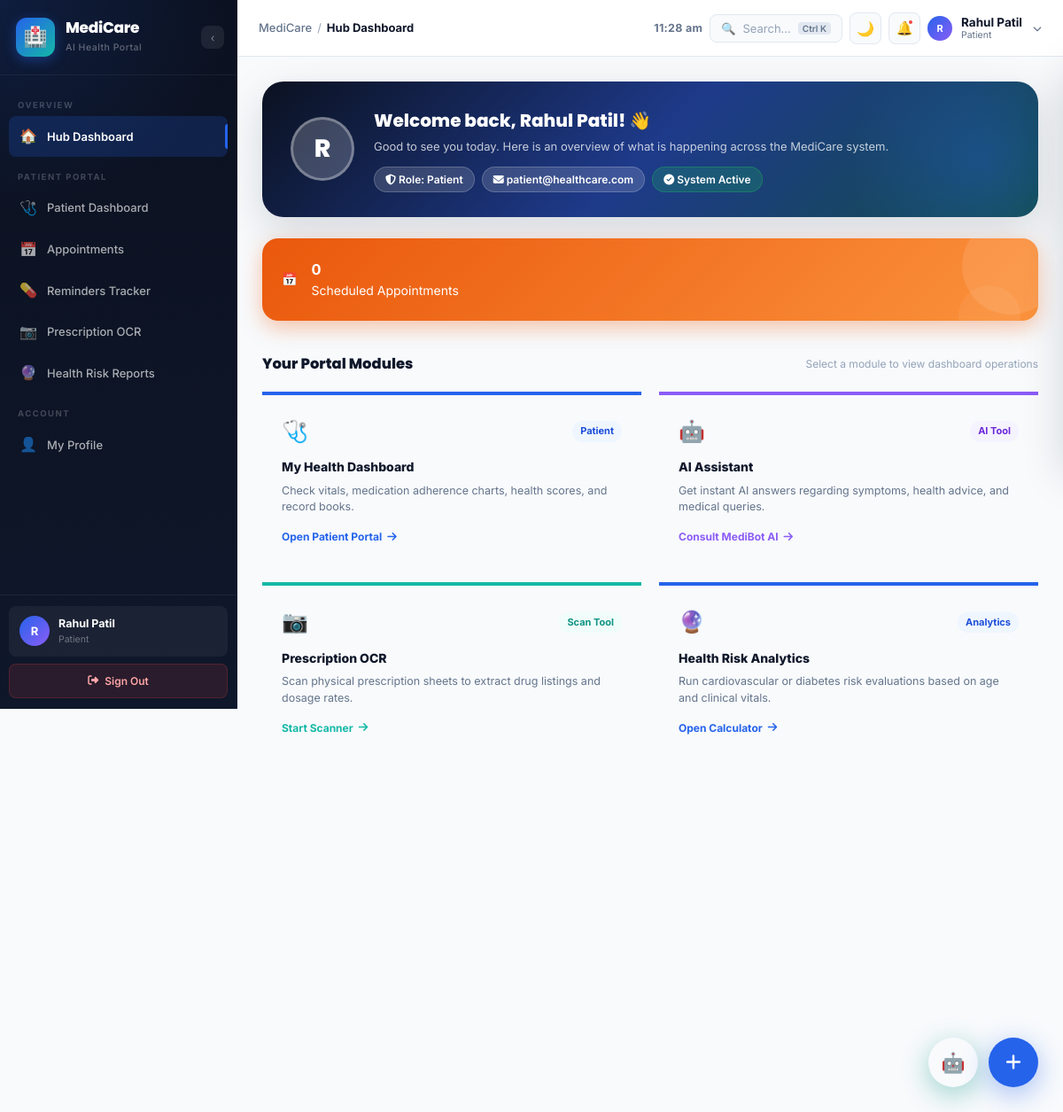
Screenshot of /home (signed in) with the database file from the repository.
### tables this page shows
CREATE TABLE users (
        id          INTEGER PRIMARY KEY AUTOINCREMENT,
        name        TEXT    NOT NULL,
        email       TEXT    UNIQUE NOT NULL,
        password    TEXT    NOT NULL,
        role        TEXT    NOT NULL,
        status      TEXT    NOT NULL DEFAULT 'Active',
        created_at  TEXT    NOT NULL
    );

### project/app.py (the view)
@app.route("/home")
def dashboard_home():
    user = get_current_user()
    conn = get_db()
    stats = {
        "total_users":        conn.execute("SELECT COUNT(*) AS c FROM users").fetchone()["c"],
        "total_doctors":      conn.execute("SELECT COUNT(*) AS c FROM users WHERE role='Doctor'").fetchone()["c"],
        "total_patients":     conn.execute("SELECT COUNT(*) AS c FROM users WHERE role='Patient'").fetchone()["c"],
        "total_appointments": conn.execute("SELECT COUNT(*) AS c FROM appointments").fetchone()["c"],
    }
    conn.close()
    return render_template("dashboard_home.html", user=user, stats=stats)

### project/app.py (called while the page is built)
def get_db():
    conn = sqlite3.connect(DB_PATH)
    conn.row_factory = sqlite3.Row
    return conn

def get_current_user():
    if "user_id" not in session:
        return None
    conn = get_db()
    user = conn.execute("SELECT * FROM users WHERE id=?", (session["user_id"],)).fetchone()
    conn.close()
    return user

@app.before_request
def require_login():
    if request.endpoint not in PUBLIC_ROUTES and "user_id" not in session:
        if request.path.startswith("/api/"):
            return jsonify({"success": False, "error": "Authentication required."}), 401
        return redirect(url_for("login"))

### project/templates/dashboard_home.html (shortened to what this page needs)
{% extends 'base.html' %}
{% block page_title %}Hub Dashboard{% endblock %}
{% block content %}
<div class="profile-hero reveal">
  <div class="profile-avatar">
    {{ session.get('user_name','U')[0].upper() }}
  </div>
  <div>
    <h2>Welcome back, {{ session.get('user_name','User') }}! 👋</h2>
    <p>Good to see you today. Here is an overview of what is happening across the MediCare system.</p>
    <div class="profile-tags">
      <span class="profile-tag"><i class="fa-solid fa-shield-halved"></i> Role: {{ session.get('user_role','') }}</span>
      <span class="profile-tag"><i class="fa-solid fa-envelope"></i> {{ session.get('user_email','') }}</span>
      <span class="profile-tag" style="background:rgba(34,197,94,.2);border-color:rgba(34,197,94,.3);"><i class="fa-solid fa-circle-check"></i> System Active</span>
    </div>
  </div>
</div>
<div class="stats-grid reveal" style="margin-top:24px;">
  <div class="stat-card orange">
    <div class="stat-icon-wrap">📅</div>
    <div class="stat-card-info">
      <h3 data-count="{{ total_appointments }}">{{ total_appointments }}</h3>
      <p>Scheduled Appointments</p>
    </div>
  </div>
</div>
<div class="reveal" style="margin-top:36px;">
  <div style="display:flex;align-items:center;justify-content:space-between;margin-bottom:18px;">
    <h3 style="font-family:var(--font-head);font-weight:800;color:var(--text-heading);margin-bottom:0;">Your Portal Modules</h3>
    <span style="font-size:12px;color:var(--text-muted);">Select a module to view dashboard operations</span>
  </div>
  <div style="display:grid;grid-template-columns:repeat(auto-fit, minmax(280px, 1fr));gap:20px;">
    {% if session.get('user_role') == 'Patient' %}
    <a href="{{ url_for('patient_dashboard') }}" class="content-card" style="padding:22px;display:flex;flex-direction:column;justify-content:between;min-height:160px;transition:var(--t-base);border-top:4px solid var(--primary);">
      <div>
        <div style="display:flex;justify-content:space-between;align-items:center;margin-bottom:10px;">
          <span style="font-size:24px;">🩺</span>
          <span class="badge badge-primary">Patient</span>
        </div>
        <h4 style="font-weight:800;color:var(--text-heading);margin-bottom:6px;">My Health Dashboard</h4>
        <p style="font-size:12.5px;color:var(--text-sub);line-height:1.5;">Check vitals, medication adherence charts, health scores, and record books.</p>
      </div>
      <div style="margin-top:14px;font-size:12px;font-weight:700;color:var(--primary);display:flex;align-items:center;gap:6px;">
        Open Patient Portal <i class="fa-solid fa-arrow-right"></i>
      </div>
    </a>
    {% endif %}
    <a href="{{ url_for('chatbot') }}" class="content-card" style="padding:22px;display:flex;flex-direction:column;justify-content:between;min-height:160px;transition:var(--t-base);border-top:4px solid var(--accent);">
      <div>
        <div style="display:flex;justify-content:space-between;align-items:center;margin-bottom:10px;">
          <span style="font-size:24px;">🤖</span>
          <span class="badge badge-accent">AI Tool</span>
        </div>
        <h4 style="font-weight:800;color:var(--text-heading);margin-bottom:6px;">AI Assistant</h4>
        <p style="font-size:12.5px;color:var(--text-sub);line-height:1.5;">Get instant AI answers regarding symptoms, health advice, and medical queries.</p>
      </div>
      <div style="margin-top:14px;font-size:12px;font-weight:700;color:var(--accent);display:flex;align-items:center;gap:6px;">
        Consult MediBot AI <i class="fa-solid fa-arrow-right"></i>
      </div>
    </a>
    <a href="{{ url_for('ocr') }}" class="content-card" style="padding:22px;display:flex;flex-direction:column;justify-content:between;min-height:160px;transition:var(--t-base);border-top:4px solid var(--secondary);">
      <div>
        <div style="display:flex;justify-content:space-between;align-items:center;margin-bottom:10px;">
          <span style="font-size:24px;">📷</span>
          <span class="badge badge-teal">Scan Tool</span>
        </div>
        <h4 style="font-weight:800;color:var(--text-heading);margin-bottom:6px;">Prescription OCR</h4>
        <p style="font-size:12.5px;color:var(--text-sub);line-height:1.5;">Scan physical prescription sheets to extract drug listings and dosage rates.</p>
      </div>
      <div style="margin-top:14px;font-size:12px;font-weight:700;color:var(--secondary);display:flex;align-items:center;gap:6px;">
        Start Scanner <i class="fa-solid fa-arrow-right"></i>
      </div>
    </a>
    <a href="{{ url_for('analytics') }}" class="content-card" style="padding:22px;display:flex;flex-direction:column;justify-content:between;min-height:160px;transition:var(--t-base);border-top:4px solid var(--primary);">
      <div>
        <div style="display:flex;justify-content:space-between;align-items:center;margin-bottom:10px;">
          <span style="font-size:24px;">🔮</span>
          <span class="badge badge-primary">Analytics</span>
        </div>
        <h4 style="font-weight:800;color:var(--text-heading);margin-bottom:6px;">Health Risk Analytics</h4>
        <p style="font-size:12.5px;color:var(--text-sub);line-height:1.5;">Run cardiovascular or diabetes risk evaluations based on age and clinical vitals.</p>
      </div>
      <div style="margin-top:14px;font-size:12px;font-weight:700;color:var(--primary);display:flex;align-items:center;gap:6px;">
        Open Calculator <i class="fa-solid fa-arrow-right"></i>
      </div>
    </a>
  </div>
</div>
{% endblock %}

### project/templates/base.html (shortened to what this page needs)
<!DOCTYPE html>
<html lang="en" data-theme="light">
<head>
  <link rel="stylesheet" href="https://cdnjs.cloudflare.com/ajax/libs/font-awesome/6.5.2/css/all.min.css" />
  <link rel="stylesheet" href="{{ url_for('static', filename='css/style.css') }}" />
</head>
<body>
<div class="app-wrapper" id="app-wrapper">
  <aside class="sidebar" id="app-sidebar">
    <a href="{{ url_for('dashboard_home') }}" class="sidebar-logo" style="text-decoration:none;">
      <div class="logo-mark">🏥</div>
      <div class="logo-text">
        <h2>MediCare</h2>
        <span>AI Health Portal</span>
      </div>
      <button class="sidebar-toggle-btn" id="sidebar-mini-btn" title="Collapse sidebar" onclick="event.preventDefault()">‹</button>
    </a>
    <nav class="sidebar-nav">
      <div class="nav-section-label">Overview</div>
      <a href="{{ url_for('dashboard_home') }}" class="nav-link">
        <span class="nav-icon">🏠</span><span class="nav-label">Hub Dashboard</span>
      </a>
      {% if session.get('user_role') == 'Patient' %}
      <div class="nav-section-label">Patient Portal</div>
      <a href="{{ url_for('patient_dashboard') }}" class="nav-link">
        <span class="nav-icon">🩺</span><span class="nav-label">Patient Dashboard</span>
      </a>
      <a href="{{ url_for('patient_appointments') }}" class="nav-link">
        <span class="nav-icon">📅</span><span class="nav-label">Appointments</span>
      </a>
      <a href="{{ url_for('patient_reminders') }}" class="nav-link">
        <span class="nav-icon">💊</span><span class="nav-label">Reminders Tracker</span>
      </a>
      <a href="{{ url_for('ocr') }}" class="nav-link">
        <span class="nav-icon">📷</span><span class="nav-label">Prescription OCR</span>
      </a>
      <a href="{{ url_for('analytics') }}" class="nav-link">
        <span class="nav-icon">🔮</span><span class="nav-label">Health Risk Reports</span>
      </a>
      {% endif %}
      <div class="nav-section-label">Account</div>
      <a href="{{ url_for('profile') }}" class="nav-link">
        <span class="nav-icon">👤</span><span class="nav-label">My Profile</span>
      </a>
    </nav>
    <div class="sidebar-footer">
      <a href="{{ url_for('profile') }}" class="sidebar-user" style="text-decoration:none;">
        <div class="user-avatar">{{ session.get('user_name','U')[0].upper() }}</div>
        <div class="user-info">
          <div class="user-name">{{ session.get('user_name','User') }}</div>
          <div class="user-role">{{ session.get('user_role','') }}</div>
        </div>
      </a>
      <a href="#" onclick="event.preventDefault(); openModal('logout-confirm-modal')" class="btn-sidebar-logout">
        <i class="fa-solid fa-right-from-bracket"></i>
        <span class="logout-label">Sign Out</span>
      </a>
    </div>
  </aside>
  <div class="main-content">
    <header class="topbar" id="main-topbar">
      <div class="topbar-left">
        <nav class="breadcrumb">
          <span class="breadcrumb-root">MediCare</span>
          <span class="breadcrumb-sep">/</span>
          <span class="breadcrumb-current">{% block page_title %}Dashboard{% endblock %}</span>
        </nav>
      </div>
      <div class="topbar-right">
        <span class="live-clock" id="live-clock"></span>
        <button class="topbar-search" data-search-open title="Search (Ctrl+K)">
          <span>🔍</span>
          <span>Search…</span>
          <kbd>Ctrl K</kbd>
        </button>
        <button class="dark-mode-toggle" onclick="toggleTheme()" title="Toggle dark mode">🌙</button>
        <button class="tb-btn" id="notif-btn" title="Notifications">
          🔔
          <span class="notif-dot"></span>
        </button>
        <div class="topbar-user-dropdown" style="position:relative;">
          <button class="topbar-user-btn" style="background:none; border:none; display:flex; align-items:center; text-align:left; gap:10px; cursor:pointer;" onclick="toggleUserDropdown(event)">
            <div class="tb-avatar">{{ session.get('user_name','U')[0].upper() }}</div>
            <div style="display:flex; flex-direction:column;">
              <span class="tb-user-name" style="font-weight:700; font-size:13.5px; color:var(--text-heading);">{{ session.get('user_name','User') }}</span>
              <span class="tb-user-role" style="font-size:10.5px; color:var(--text-sub);">{{ session.get('user_role','') }}</span>
            </div>
            <i class="fa-solid fa-chevron-down" style="font-size:10px; color:var(--text-sub); margin-left:2px;"></i>
          </button>
        </div>
      </div>
    </header>
    <div class="page-body">
      {% block content %}{% endblock %}
    </div>
  </div>
</div>
<div class="fab-container" id="fabContainer">
  <button class="fab-main-btn" id="fabMainBtn" title="Quick Actions">
    <i class="fa-solid fa-plus"></i>
  </button>
</div>
<div class="chat-fab-container">
  <button class="chat-fab-btn" id="chatFabBtn" title="AI Health Assistant">🤖</button>
</div>
</body>
</html>

### project/templates/base.html (style rules this page uses)
.fab-container { position: fixed; bottom: 28px; right: 28px; z-index: 999; }
.fab-main-btn { width: 56px; height: 56px; border-radius: 50%; background: #2563EB !important; color: #fff !important; font-size: 20px; border: none; cursor: pointer; display: flex; align-items: center; justify-content: center; box-shadow: 0 8px 30px rgba(37, 99, 235, 0.4); transition: all 0.3s ease; animation: pulse-ring 2.0s infinite; }
.chat-fab-container { position: fixed; bottom: 28px; right: 96px; z-index: 998; }
.chat-fab-btn { width: 56px; height: 56px; border-radius: 50%; background: var(--teal) !important; color: #fff !important; font-size: 22px; border: none; cursor: pointer; display: flex; align-items: center; justify-content: center; box-shadow: 0 8px 30px rgba(13, 148, 136, 0.4); transition: all 0.3s ease; }

### rows the page displays
users: get "Rahul Patil", get "Patient", get "patient@healthcare.com"

### other values shown
{{ session.get('user_name','U')[0].upper() }} "R"
